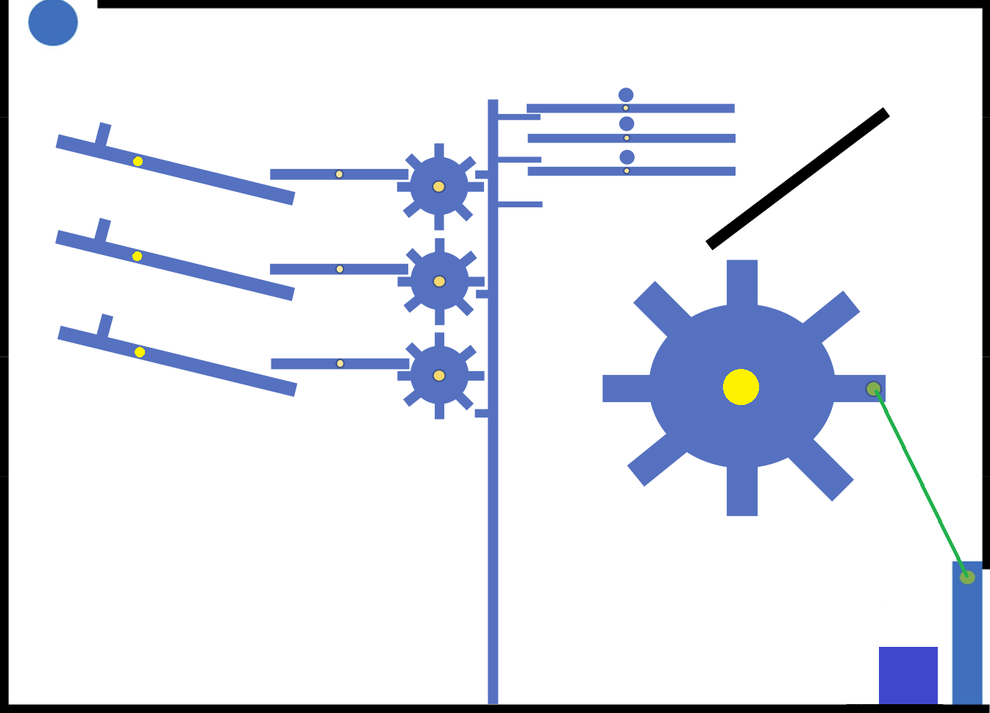
#> input picture loader/images/Hard.png, 990 x 713 px, shrunk from 1346 x 970 before the run, found by its file name
$ python CCTest.py   (older library calls are emulated)
#> lines starting #> are read from the running program, lines starting #| are printed output that depends on the picture; after the words box and inside, x2 and y2 are one past the last pixel; in counts of white or black regions, pixels touching at a corner belong together
import cv2
import numpy as np
# Read the image you want connected components of
src = cv2.imread('F:\\2018 Fall\Courses\Imagery-Based AI\Assignments\Assignment_2\ReverseMouseTrap\loader\images\HARD.png', cv2.CV_8UC1)
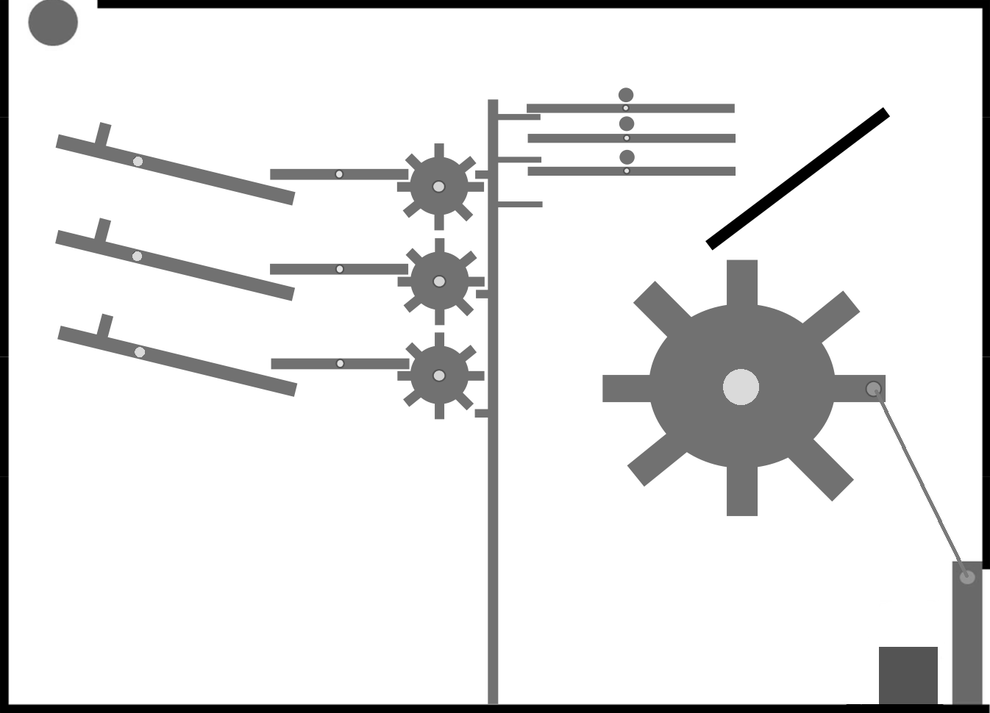
#> src: shape (713, 990); min 0, max 255, mean 227.3
# Threshold it so it becomes binary
ret, thresh = cv2.threshold(src,0,255,cv2.THRESH_BINARY+cv2.THRESH_OTSU)
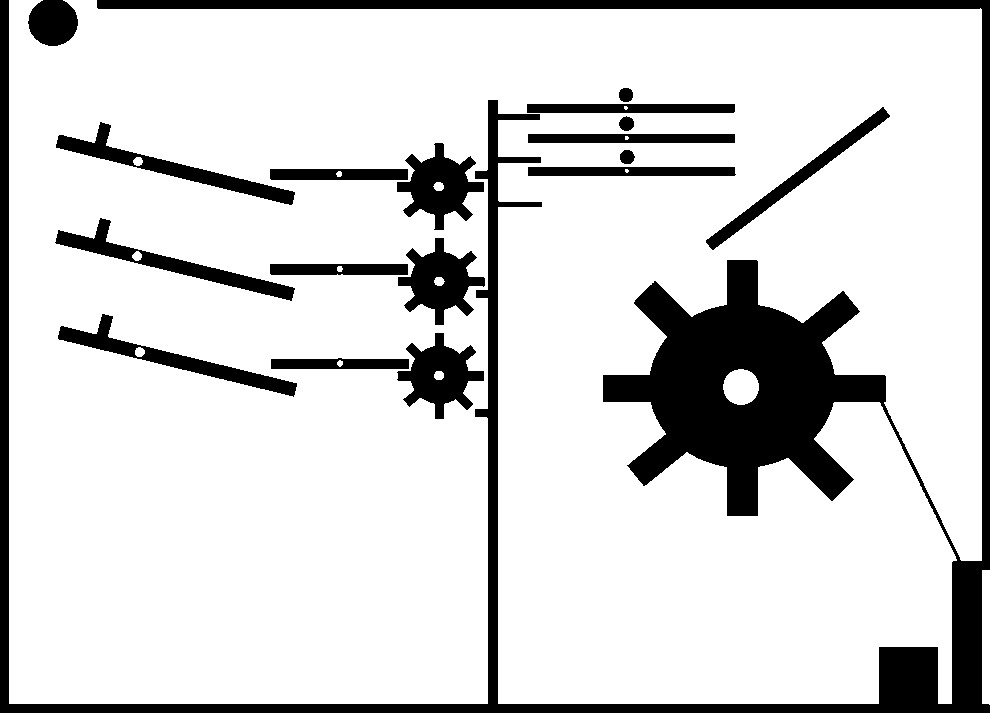
#> thresh: shape (713, 990); 83.8% white; 18 black regions, largest, box (x1, y1, x2, y2) and area: (0, 0, 990, 713) 77748, (397, 143, 484, 230) 3688, (398, 238, 485, 325) 3669
#> ret = 170
# You need to choose 4 or 8 for connectivity type
connectivity = 4
# Perform the operation
output = cv2.connectedComponentsWithStats(thresh, connectivity, cv2.CV_32S)
# Get the results
# The first cell is the number of labels
num_labels = output[0]
#> num_labels = 16
# The second cell is the label matrix
labels = output[1]
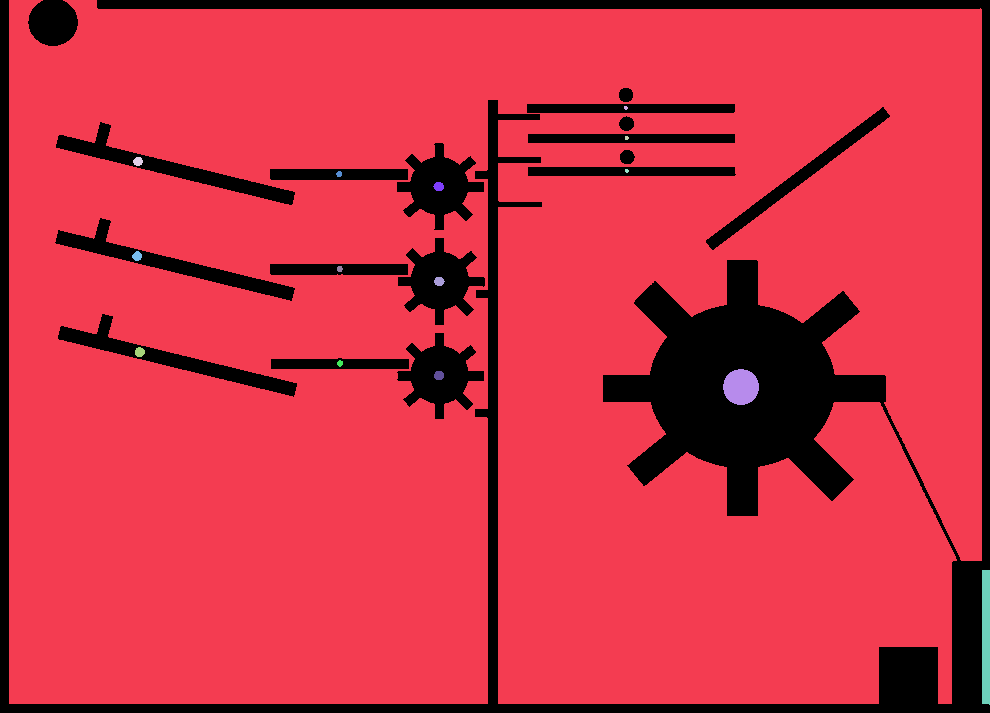
#> labels: shape (713, 990) int32; 16 distinct labels, from 0 to 15; one colour per label, 0 black
# The third cell is the stat matrix
stats = output[2]
#> stats = 16 rows, first 6: [0, 0, 990, 713, 114016], [9, 0, 973, 704, 589183], [624, 106, 4, 4, 13], [625, 136, 4, 4, 14], [133, 157, 10, 9, 70], [625, 169, 4, 4, 13]
# The fourth cell is the centroid matrix
centroids = output[3]
#> centroids = 16 rows, first 8: [564.1, 346.5], [479.9, 357.4], [625.4, 107.4], [626.3, 137.5], [137.6, 161], [626.4, 170.4], [338.7, 173.6], [438.3, 186.1]

for idx in range(len(labels)):
    print(labels[idx])
#> this loop made 713 passes
#> (printed output is left out)

print(centroids)
print(stats)
print(num_labels)

$ run again, with loader/images/5_1.png copied over loader/images/Hard.png
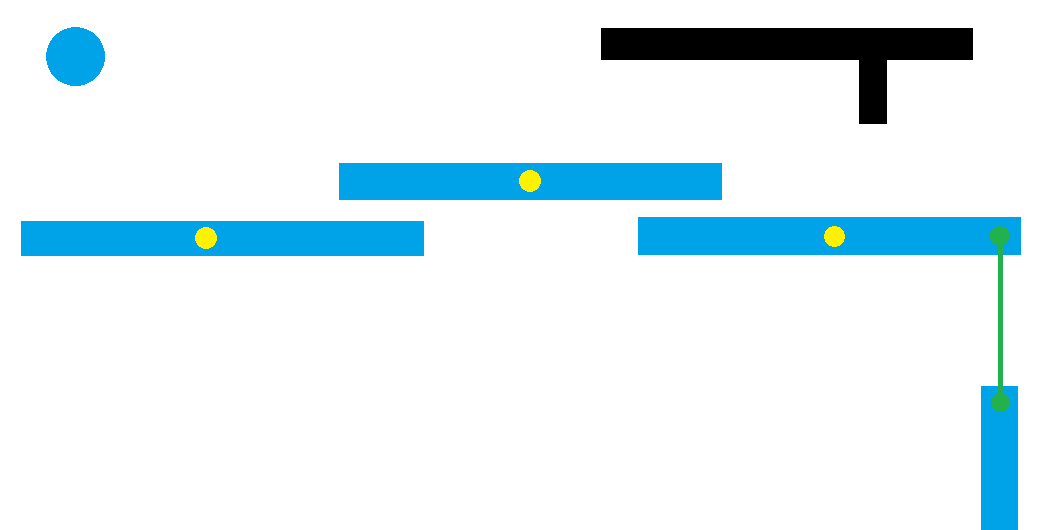
#> input picture loader/images/5_1.png, 1050 x 530 px, found by its file name
#> `ret, thresh = cv2.threshold(src,0,255,cv2.THRESH_BINARY+cv2.THRESH_OTSU)`:
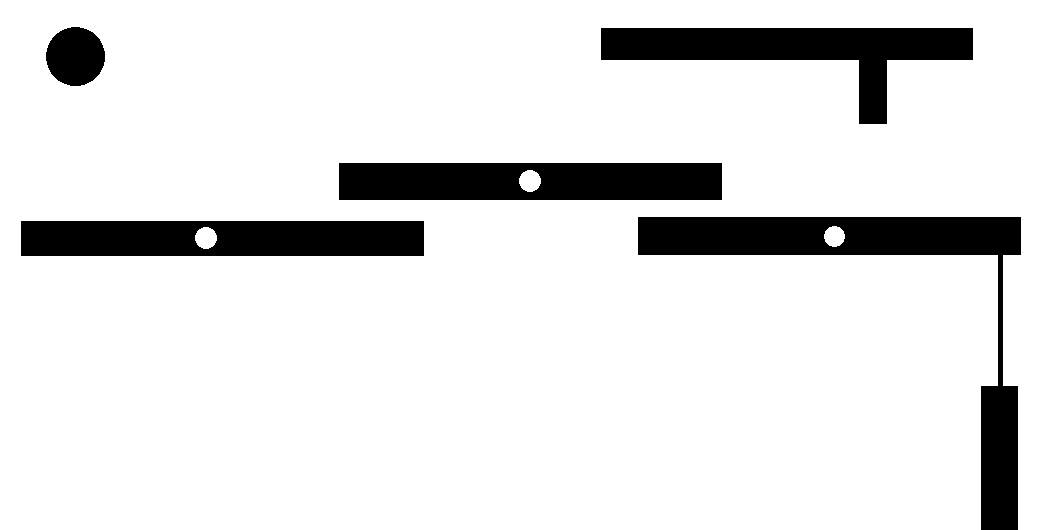
#> thresh: shape (530, 1050); 88.5% white; 5 black regions, box (x1, y1, x2, y2) and area: (638, 217, 1021, 530) 20196, (339, 163, 722, 200) 13795, (21, 221, 424, 256) 13729, (601, 28, 973, 124) 13696, (46, 27, 105, 86) 2721
#> ret = 150
#> num_labels = 5
#> `labels = output[1]`:
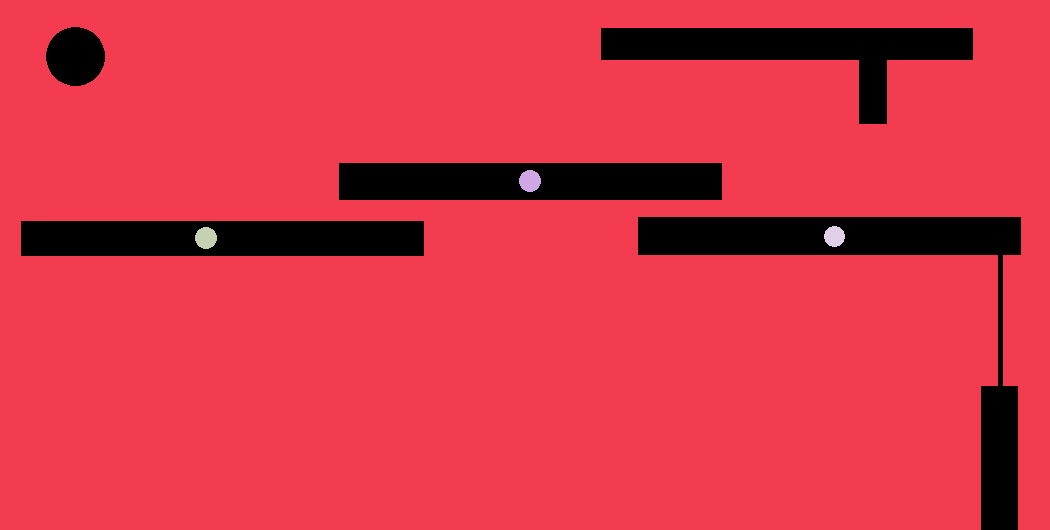
#> labels: shape (530, 1050) int32; 5 distinct labels, from 0 to 4; one colour per label, 0 black
#> stats = [[21, 27, 1000, 503, 64137], [0, 0, 1050, 530, 491270], [519, 170, 22, 22, 376], [195, 227, 22, 22, 376], [824, 226, 21, 21, 341]]
#> centroids = [[612, 196.3], [513.1, 273.5], [529.5, 180.5], [205.5, 237.5], [834, 236]]
#> the loop `for idx in range(len(labels)):` made 530 passes
#> (printed output is left out)

$ run again, with loader/images/B.PNG copied over loader/images/Hard.png
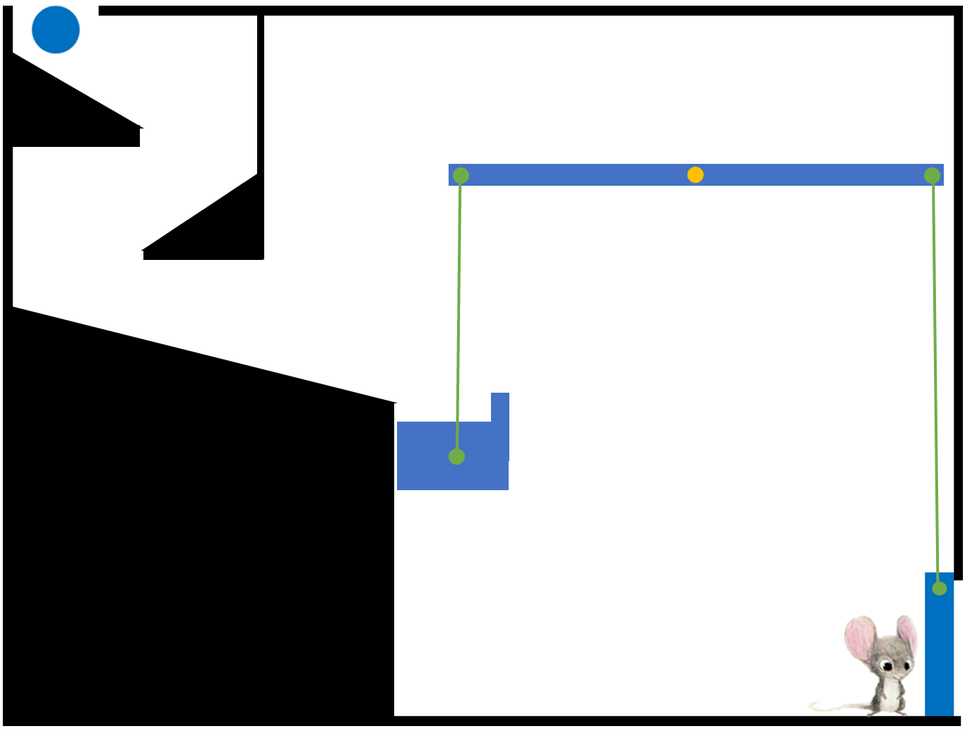
#> input picture loader/images/B.PNG, 965 x 731 px, shrunk from 1366 x 1035 before the run, found by its file name
#> `ret, thresh = cv2.threshold(src,0,255,cv2.THRESH_BINARY+cv2.THRESH_OTSU)`:
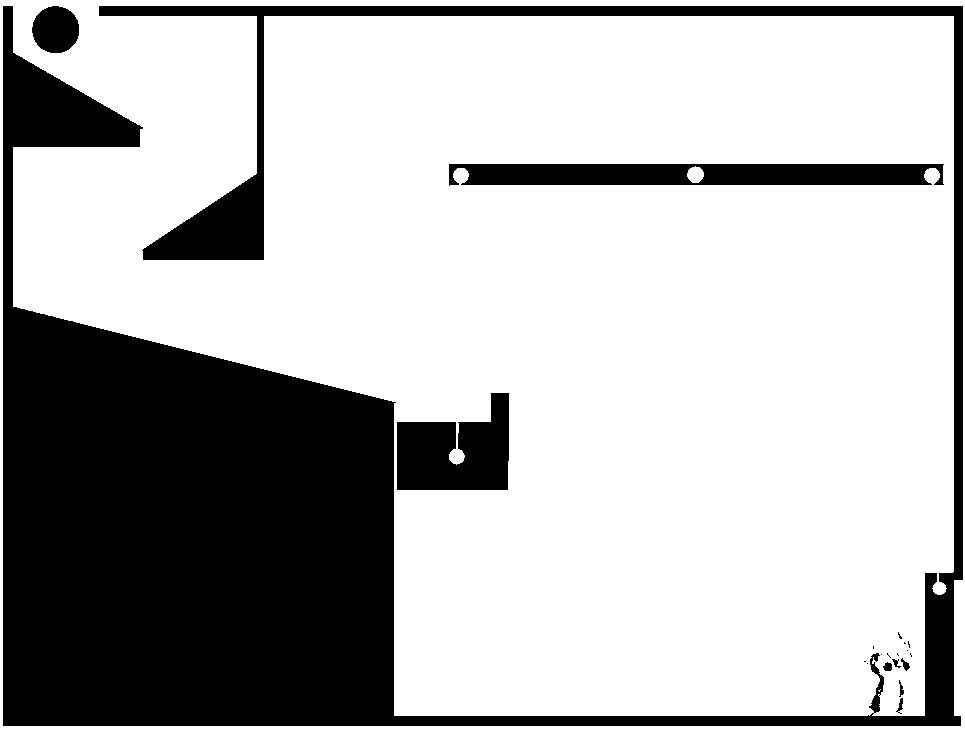
#> thresh: shape (731, 965); 70.7% white; 20 black regions (11 under 20 px), largest, box (x1, y1, x2, y2) and area: (3, 6, 963, 726) 187089, (449, 164, 944, 186) 9760, (397, 393, 509, 490) 7852
#> ret = 133
#> num_labels = 4
#> `labels = output[1]`:
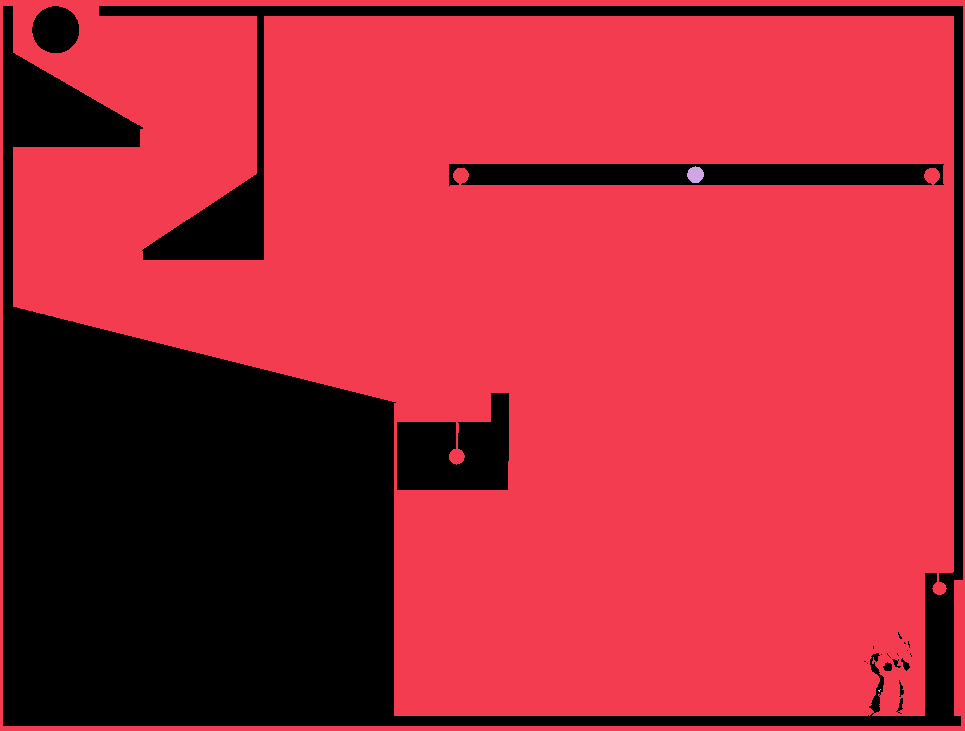
#> labels: shape (731, 965) int32; 4 distinct labels, from 0 to 3; one colour per label, 0 black
#> stats = [[3, 6, 960, 720, 206725], [0, 0, 965, 731, 498469], [687, 166, 17, 17, 217], [878, 689, 3, 3, 4]]
#> centroids = [[279.5, 460.7], [565.9, 325.4], [695.1, 174.3], [879, 690]]
#> the loop `for idx in range(len(labels)):` made 731 passes
#> (printed output is left out)

$ run again, with loader/images/Easy.png copied over loader/images/Hard.png
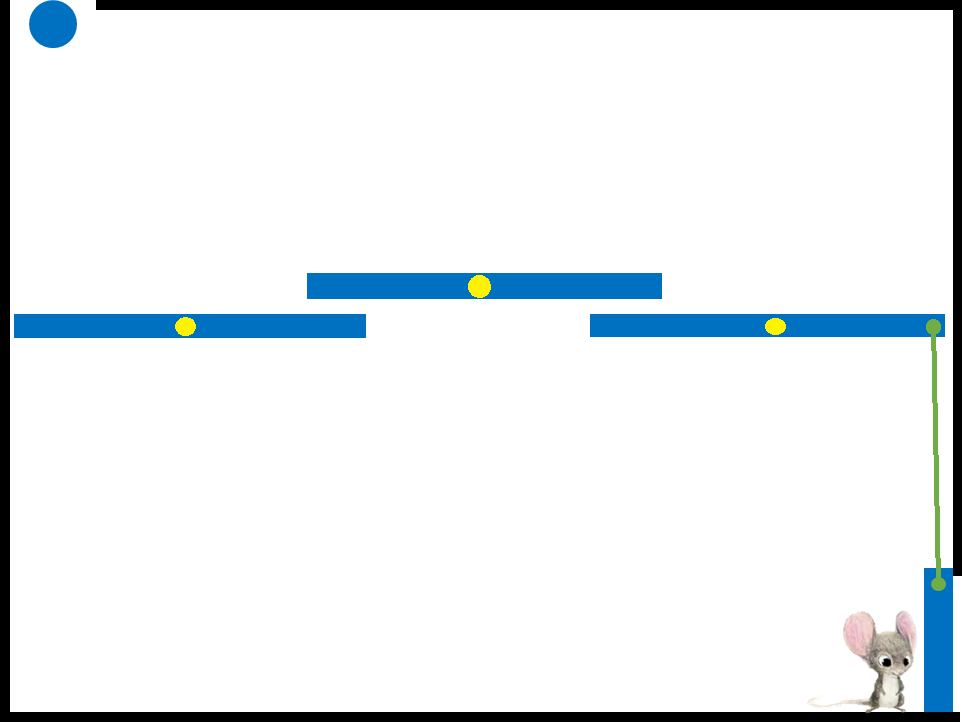
#> input picture loader/images/Easy.png, 962 x 722 px, found by its file name
#> `ret, thresh = cv2.threshold(src,0,255,cv2.THRESH_BINARY+cv2.THRESH_OTSU)`:
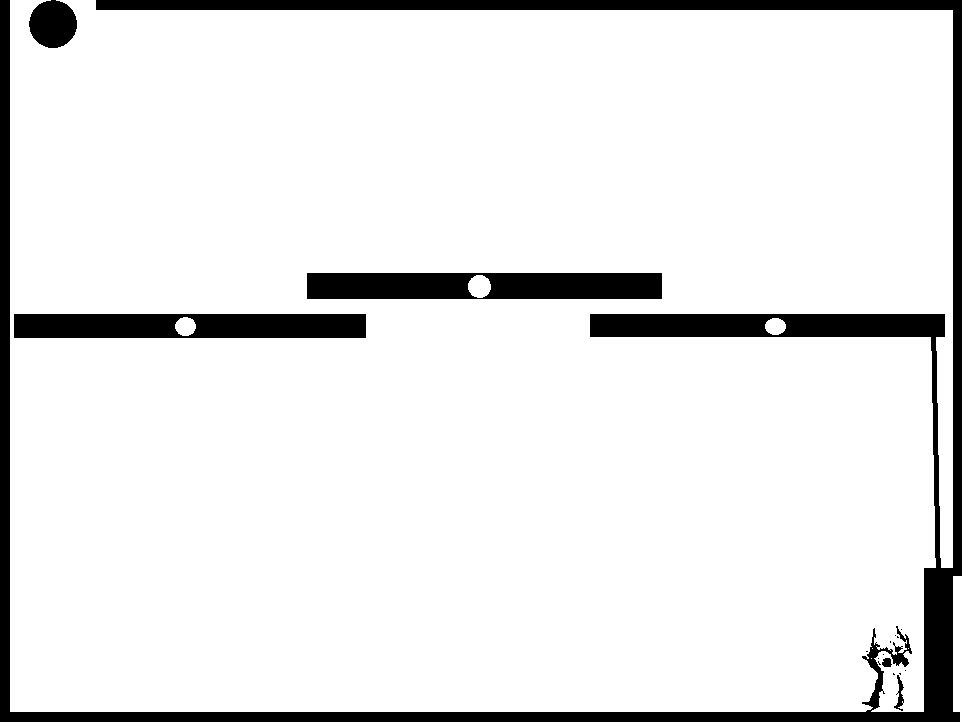
#> thresh: shape (722, 962); 90.8% white; 17 black regions (11 under 20 px), largest, box (x1, y1, x2, y2) and area: (0, 0, 962, 722) 44636, (307, 273, 662, 299) 8815, (14, 314, 366, 338) 8138, (29, 0, 77, 48) 1785, (894, 675, 904, 711) 145, (882, 658, 892, 667) 71
#> ret = 156
#> num_labels = 9
#> `labels = output[1]`:
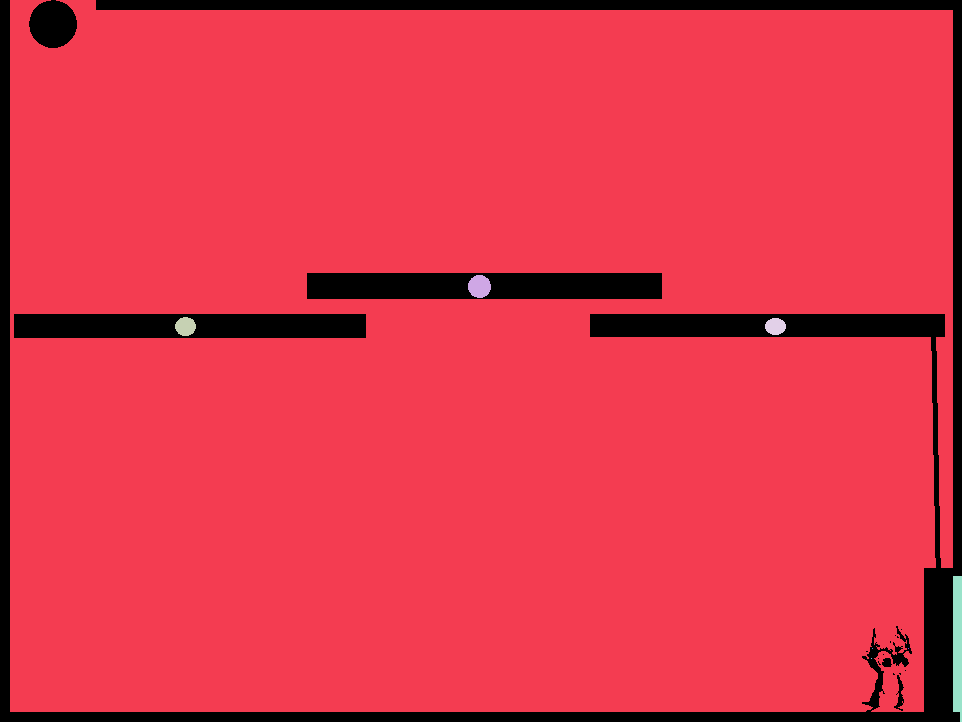
#> labels: shape (722, 962) int32; 9 distinct labels, from 0 to 8; one colour per label, 0 black
#> stats = [[0, 0, 962, 722, 63613], [10, 0, 943, 712, 628698], [468, 275, 23, 23, 415], [175, 317, 21, 19, 310], [765, 318, 21, 17, 281], [953, 576, 9, 146, 1244], [872, 648, 1, 1, 1], [908, 648, 1, 1, 1], [871, 658, 1, 1, 1]]
#> centroids = [[504.4, 356.7], [477.2, 360.4], [479, 286], [185.1, 326.1], [775, 326], [957.1, 644.7], [872, 648], [908, 648], [871, 658]]
#> the loop `for idx in range(len(labels)):` made 722 passes
#> (printed output is left out)
